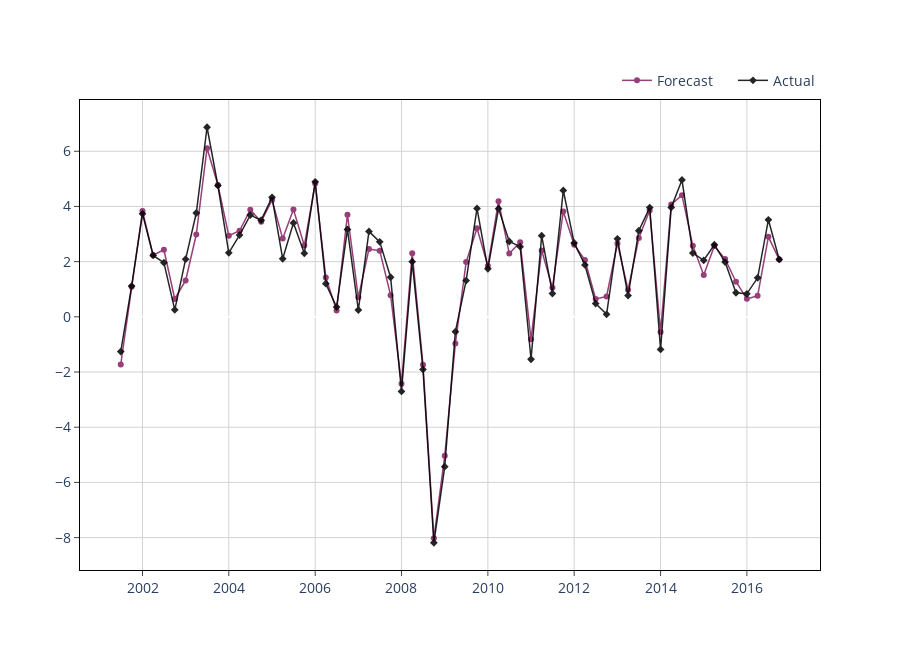

Notebook code cell kept with this figure:
### Code cell
from sklearn.linear_model import Ridge
from lineartree import LinearBoostRegressor
from sklearn.model_selection import TimeSeriesSplit, GridSearchCV
import pandas as pd

# model = LinearBoostRegressor(base_estimator=LinearRegression())
# model.fit(X_train_scaled, y_train)

# Define hyperparameters to tune for LinearBoostRegressor
param_grid = {
    # 'n_estimators': [50, 100],  # Number of trees in the forest
    'max_depth': [3, 5, 10, 15],  # Maximum depth of the individual trees
    'min_samples_split': [2, 5, 10],  # Minimum samples required to split a node
    'min_samples_leaf': [1, 3, 5],  # Minimum samples required in a leaf node
    'max_features': ['sqrt', 'log2'],
    'min_impurity_decrease': [0.0, 0.01, 0.1],  # A node will be split if this decrease in impurity is observed
    'min_weight_fraction_leaf': [0.0, 0.01, 0.1]  # Minimum fraction of weight required to be in a leaf node
}

tscv = TimeSeriesSplit(n_splits=5)
lin_boost = LinearBoostRegressor(base_estimator=Ridge(), random_state=42)
grid_search = GridSearchCV(estimator=lin_boost, param_grid=param_grid, cv=tscv, scoring='neg_mean_squared_error', n_jobs=-1)

grid_search.fit(X_train_scaled.drop(columns=["ICSA"]), y_train)

print("Best hyperparameters:", grid_search.best_params_)
model = grid_search.best_estimator_

model.fit(X_train_scaled.drop(columns=["ICSA"]), y_train)

train_preds = pd.DataFrame.from_dict({
    "date": X_train.index,
    "predictions": model.predict(X_train_scaled.drop(columns=["ICSA"])),
    "actuals": y_train[target_col_name].values
})

plot_prediction(dt=train_preds.date, y_pred=train_preds.predictions, y_actual=train_preds.actuals, mode="lines+markers", legend_position=(1, 1.075))

model.predict(X_test_scaled.drop(columns=["ICSA"]))[0]

### Figure 1 — Plotly figure (JSON) as saved in the notebook; plotly's stock layout.template omitted (floating-point values rounded to 4 significant figures)
{"data": [{"line": {"color": "#841E62", "width": 1.5}, "marker": {"size": 6}, "mode": "lines+markers", "name": "Forecast", "opacity": 0.85, "type": "scatter", "x": ["2001-07-01T00:00:00", "2001-10-01T00:00:00", "2002-01-01T00:00:00", "2002-04-01T00:00:00", "2002-07-01T00:00:00", "2002-10-01T00:00:00", "2003-01-01T00:00:00", "2003-04-01T00:00:00", "2003-07-01T00:00:00", "2003-10-01T00:00:00", "2004-01-01T00:00:00", "2004-04-01T00:00:00", "2004-07-01T00:00:00", "2004-10-01T00:00:00", "2005-01-01T00:00:00", "2005-04-01T00:00:00", "2005-07-01T00:00:00", "2005-10-01T00:00:00", "2006-01-01T00:00:00", "2006-04-01T00:00:00", "2006-07-01T00:00:00", "2006-10-01T00:00:00", "2007-01-01T00:00:00", "2007-04-01T00:00:00", "2007-07-01T00:00:00", "2007-10-01T00:00:00", "2008-01-01T00:00:00", "2008-04-01T00:00:00", "2008-07-01T00:00:00", "2008-10-01T00:00:00", "2009-01-01T00:00:00", "2009-04-01T00:00:00", "2009-07-01T00:00:00", "2009-10-01T00:00:00", "2010-01-01T00:00:00", "2010-04-01T00:00:00", "2010-07-01T00:00:00", "2010-10-01T00:00:00", "2011-01-01T00:00:00", "2011-04-01T00:00:00", "2011-07-01T00:00:00", "2011-10-01T00:00:00", "2012-01-01T00:00:00", "2012-04-01T00:00:00", "2012-07-01T00:00:00", "2012-10-01T00:00:00", "2013-01-01T00:00:00", "2013-04-01T00:00:00", "2013-07-01T00:00:00", "2013-10-01T00:00:00", "2014-01-01T00:00:00", "2014-04-01T00:00:00", "2014-07-01T00:00:00", "2014-10-01T00:00:00", "2015-01-01T00:00:00", "2015-04-01T00:00:00", "2015-07-01T00:00:00", "2015-10-01T00:00:00", "2016-01-01T00:00:00", "2016-04-01T00:00:00", "2016-07-01T00:00:00", "2016-10-01T00:00:00"], "y": [-1.727, 1.088, 3.836, 2.239, 2.432, 0.6466, 1.319, 2.983, 6.112, 4.777, 2.939, 3.119, 3.879, 3.446, 4.235, 2.835, 3.89, 2.584, 4.832, 1.422, 0.2338, 3.703, 0.7071, 2.456, 2.398, 0.7849, -2.428, 2.308, -1.739, -8.023, -5.033, -0.9657, 1.984, 3.21, 1.843, 4.191, 2.293, 2.7, -0.815, 2.404, 1.05, 3.817, 2.613, 2.059, 0.6489, 0.7363, 2.662, 0.9799, 2.856, 3.856, -0.5486, 4.074, 4.41, 2.573, 1.516, 2.567, 2.092, 1.273, 0.6517, 0.7611, 2.899, 2.075]}, {"line": {"color": "#000000", "width": 1.5}, "marker": {"size": 6, "symbol": "diamond"}, "mode": "lines+markers", "name": "Actual", "opacity": 0.85, "type": "scatter", "x": ["2001-07-01T00:00:00", "2001-10-01T00:00:00", "2002-01-01T00:00:00", "2002-04-01T00:00:00", "2002-07-01T00:00:00", "2002-10-01T00:00:00", "2003-01-01T00:00:00", "2003-04-01T00:00:00", "2003-07-01T00:00:00", "2003-10-01T00:00:00", "2004-01-01T00:00:00", "2004-04-01T00:00:00", "2004-07-01T00:00:00", "2004-10-01T00:00:00", "2005-01-01T00:00:00", "2005-04-01T00:00:00", "2005-07-01T00:00:00", "2005-10-01T00:00:00", "2006-01-01T00:00:00", "2006-04-01T00:00:00", "2006-07-01T00:00:00", "2006-10-01T00:00:00", "2007-01-01T00:00:00", "2007-04-01T00:00:00", "2007-07-01T00:00:00", "2007-10-01T00:00:00", "2008-01-01T00:00:00", "2008-04-01T00:00:00", "2008-07-01T00:00:00", "2008-10-01T00:00:00", "2009-01-01T00:00:00", "2009-04-01T00:00:00", "2009-07-01T00:00:00", "2009-10-01T00:00:00", "2010-01-01T00:00:00", "2010-04-01T00:00:00", "2010-07-01T00:00:00", "2010-10-01T00:00:00", "2011-01-01T00:00:00", "2011-04-01T00:00:00", "2011-07-01T00:00:00", "2011-10-01T00:00:00", "2012-01-01T00:00:00", "2012-04-01T00:00:00", "2012-07-01T00:00:00", "2012-10-01T00:00:00", "2013-01-01T00:00:00", "2013-04-01T00:00:00", "2013-07-01T00:00:00", "2013-10-01T00:00:00", "2014-01-01T00:00:00", "2014-04-01T00:00:00", "2014-07-01T00:00:00", "2014-10-01T00:00:00", "2015-01-01T00:00:00", "2015-04-01T00:00:00", "2015-07-01T00:00:00", "2015-10-01T00:00:00", "2016-01-01T00:00:00", "2016-04-01T00:00:00", "2016-07-01T00:00:00", "2016-10-01T00:00:00"], "y": [-1.259, 1.116, 3.735, 2.224, 1.963, 0.2534, 2.09, 3.763, 6.87, 4.758, 2.32, 2.963, 3.686, 3.504, 4.332, 2.104, 3.404, 2.303, 4.893, 1.202, 0.3569, 3.168, 0.2476, 3.097, 2.718, 1.435, -2.702, 2.0, -1.906, -8.186, -5.429, -0.5387, 1.313, 3.928, 1.741, 3.921, 2.729, 2.543, -1.536, 2.943, 0.8432, 4.582, 2.678, 1.881, 0.48, 0.09105, 2.827, 0.7691, 3.121, 3.96, -1.183, 3.964, 4.962, 2.311, 2.049, 2.612, 1.986, 0.8731, 0.8346, 1.414, 3.516, 2.08]}], "layout": {"autosize": false, "height": 650, "hovermode": "x", "legend": {"bgcolor": "rgba(0, 0, 0, 0)", "bordercolor": "rgba(0, 0, 0, 0)", "font": {"size": 14}, "indentation": 15, "orientation": "h", "x": 1, "xanchor": "right", "y": 1.075, "yanchor": "auto"}, "plot_bgcolor": "white", "title": {"text": ""}, "width": 900, "xaxis": {"gridcolor": "lightgrey", "linecolor": "black", "mirror": true, "showline": true, "tickfont": {"size": 14}, "ticks": "outside"}, "yaxis": {"gridcolor": "lightgrey", "linecolor": "black", "mirror": true, "showline": true, "tickfont": {"size": 14}, "ticks": "outside", "title": {"text": ""}}}}
